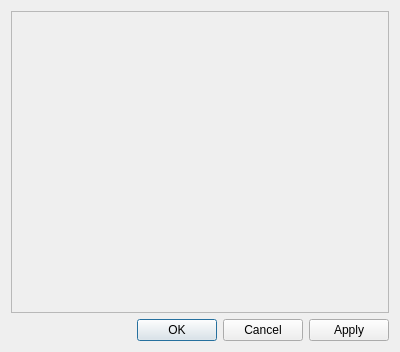
<?xml version="1.0" encoding="UTF-8"?>
<ui version="4.0">
 <class>Dialog</class>
 <widget class="QDialog" name="Dialog">
  <property name="geometry">
   <rect>
    <x>0</x>
    <y>0</y>
    <width>400</width>
    <height>352</height>
   </rect>
  </property>
  <property name="windowTitle">
   <string>Dialog</string>
  </property>
  <layout class="QGridLayout" name="gridLayout">
   <item row="0" column="0">
    <widget class="QScrollArea" name="trace_selection_scrollArea">
     <property name="widgetResizable">
      <bool>true</bool>
     </property>
     <widget class="QWidget" name="scrollAreaWidgetContents_2">
      <property name="geometry">
       <rect>
        <x>0</x>
        <y>0</y>
        <width>380</width>
        <height>303</height>
       </rect>
      </property>
     </widget>
    </widget>
   </item>
   <item row="1" column="0">
    <widget class="QDialogButtonBox" name="buttonBox">
     <property name="orientation">
      <enum>Qt::Horizontal</enum>
     </property>
     <property name="standardButtons">
      <set>QDialogButtonBox::Apply|QDialogButtonBox::Cancel|QDialogButtonBox::Ok</set>
     </property>
     <property name="centerButtons">
      <bool>false</bool>
     </property>
    </widget>
   </item>
  </layout>
 </widget>
 <resources/>
 <connections>
  <connection>
   <sender>buttonBox</sender>
   <signal>accepted()</signal>
   <receiver>Dialog</receiver>
   <slot>accept()</slot>
   <hints>
    <hint type="sourcelabel">
     <x>248</x>
     <y>254</y>
    </hint>
    <hint type="destinationlabel">
     <x>157</x>
     <y>274</y>
    </hint>
   </hints>
  </connection>
  <connection>
   <sender>buttonBox</sender>
   <signal>rejected()</signal>
   <receiver>Dialog</receiver>
   <slot>reject()</slot>
   <hints>
    <hint type="sourcelabel">
     <x>316</x>
     <y>260</y>
    </hint>
    <hint type="destinationlabel">
     <x>286</x>
     <y>274</y>
    </hint>
   </hints>
  </connection>
 </connections>
</ui>
